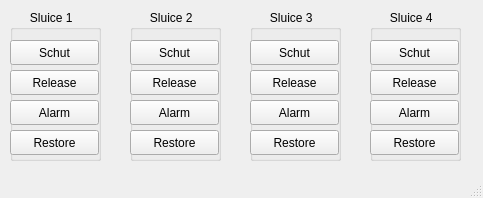
<?xml version="1.0" encoding="UTF-8"?>
<ui version="4.0">
 <class>MainWindow</class>
 <widget class="QMainWindow" name="MainWindow">
  <property name="geometry">
   <rect>
    <x>0</x>
    <y>0</y>
    <width>483</width>
    <height>198</height>
   </rect>
  </property>
  <property name="windowTitle">
   <string>MainWindow</string>
  </property>
  <widget class="QWidget" name="centralwidget">
   <widget class="QGroupBox" name="Sluice3">
    <property name="geometry">
     <rect>
      <x>250</x>
      <y>10</y>
      <width>91</width>
      <height>151</height>
     </rect>
    </property>
    <property name="title">
     <string>      Sluice 3</string>
    </property>
    <widget class="QPushButton" name="SchutBtnSluice_3">
     <property name="geometry">
      <rect>
       <x>0</x>
       <y>30</y>
       <width>89</width>
       <height>25</height>
      </rect>
     </property>
     <property name="cursor">
      <cursorShape>PointingHandCursor</cursorShape>
     </property>
     <property name="text">
      <string>Schut</string>
     </property>
    </widget>
    <widget class="QPushButton" name="ReleaseBtnSluice_3">
     <property name="geometry">
      <rect>
       <x>0</x>
       <y>60</y>
       <width>89</width>
       <height>25</height>
      </rect>
     </property>
     <property name="cursor">
      <cursorShape>PointingHandCursor</cursorShape>
     </property>
     <property name="text">
      <string>Release</string>
     </property>
    </widget>
    <widget class="QPushButton" name="AlarmBtnSluice_3">
     <property name="geometry">
      <rect>
       <x>0</x>
       <y>90</y>
       <width>89</width>
       <height>25</height>
      </rect>
     </property>
     <property name="cursor">
      <cursorShape>PointingHandCursor</cursorShape>
     </property>
     <property name="text">
      <string>Alarm</string>
     </property>
    </widget>
    <widget class="QPushButton" name="RestoreBtnSluice_3">
     <property name="geometry">
      <rect>
       <x>0</x>
       <y>120</y>
       <width>89</width>
       <height>25</height>
      </rect>
     </property>
     <property name="cursor">
      <cursorShape>PointingHandCursor</cursorShape>
     </property>
     <property name="text">
      <string>Restore</string>
     </property>
    </widget>
   </widget>
   <widget class="QGroupBox" name="Sluice1">
    <property name="geometry">
     <rect>
      <x>10</x>
      <y>10</y>
      <width>91</width>
      <height>151</height>
     </rect>
    </property>
    <property name="title">
     <string>      Sluice 1</string>
    </property>
    <widget class="QPushButton" name="SchutBtnSluice_1">
     <property name="geometry">
      <rect>
       <x>0</x>
       <y>30</y>
       <width>89</width>
       <height>25</height>
      </rect>
     </property>
     <property name="cursor">
      <cursorShape>PointingHandCursor</cursorShape>
     </property>
     <property name="text">
      <string>Schut</string>
     </property>
    </widget>
    <widget class="QPushButton" name="ReleaseBtnSluice_1">
     <property name="geometry">
      <rect>
       <x>0</x>
       <y>60</y>
       <width>89</width>
       <height>25</height>
      </rect>
     </property>
     <property name="cursor">
      <cursorShape>PointingHandCursor</cursorShape>
     </property>
     <property name="text">
      <string>Release</string>
     </property>
    </widget>
    <widget class="QPushButton" name="AlarmBtnSluice_1">
     <property name="geometry">
      <rect>
       <x>0</x>
       <y>90</y>
       <width>89</width>
       <height>25</height>
      </rect>
     </property>
     <property name="cursor">
      <cursorShape>PointingHandCursor</cursorShape>
     </property>
     <property name="text">
      <string>Alarm</string>
     </property>
    </widget>
    <widget class="QPushButton" name="RestoreBtnSluice_1">
     <property name="geometry">
      <rect>
       <x>0</x>
       <y>120</y>
       <width>89</width>
       <height>25</height>
      </rect>
     </property>
     <property name="cursor">
      <cursorShape>PointingHandCursor</cursorShape>
     </property>
     <property name="text">
      <string>Restore</string>
     </property>
    </widget>
   </widget>
   <widget class="QGroupBox" name="Sluice4">
    <property name="geometry">
     <rect>
      <x>370</x>
      <y>10</y>
      <width>91</width>
      <height>151</height>
     </rect>
    </property>
    <property name="title">
     <string>      Sluice 4</string>
    </property>
    <widget class="QPushButton" name="SchutBtnSluice_4">
     <property name="geometry">
      <rect>
       <x>0</x>
       <y>30</y>
       <width>89</width>
       <height>25</height>
      </rect>
     </property>
     <property name="cursor">
      <cursorShape>PointingHandCursor</cursorShape>
     </property>
     <property name="text">
      <string>Schut</string>
     </property>
    </widget>
    <widget class="QPushButton" name="ReleaseBtnSluice_4">
     <property name="geometry">
      <rect>
       <x>0</x>
       <y>60</y>
       <width>89</width>
       <height>25</height>
      </rect>
     </property>
     <property name="cursor">
      <cursorShape>PointingHandCursor</cursorShape>
     </property>
     <property name="text">
      <string>Release</string>
     </property>
    </widget>
    <widget class="QPushButton" name="AlarmBtnSluice_4">
     <property name="geometry">
      <rect>
       <x>0</x>
       <y>90</y>
       <width>89</width>
       <height>25</height>
      </rect>
     </property>
     <property name="cursor">
      <cursorShape>PointingHandCursor</cursorShape>
     </property>
     <property name="text">
      <string>Alarm</string>
     </property>
    </widget>
    <widget class="QPushButton" name="RestoreBtnSluice_4">
     <property name="geometry">
      <rect>
       <x>0</x>
       <y>120</y>
       <width>89</width>
       <height>25</height>
      </rect>
     </property>
     <property name="cursor">
      <cursorShape>PointingHandCursor</cursorShape>
     </property>
     <property name="text">
      <string>Restore</string>
     </property>
    </widget>
   </widget>
   <widget class="QGroupBox" name="Sluice2">
    <property name="geometry">
     <rect>
      <x>130</x>
      <y>10</y>
      <width>91</width>
      <height>151</height>
     </rect>
    </property>
    <property name="title">
     <string>      Sluice 2</string>
    </property>
    <widget class="QPushButton" name="SchutBtnSluice_2">
     <property name="geometry">
      <rect>
       <x>0</x>
       <y>30</y>
       <width>89</width>
       <height>25</height>
      </rect>
     </property>
     <property name="cursor">
      <cursorShape>PointingHandCursor</cursorShape>
     </property>
     <property name="text">
      <string>Schut</string>
     </property>
    </widget>
    <widget class="QPushButton" name="ReleaseBtnSluice_2">
     <property name="geometry">
      <rect>
       <x>0</x>
       <y>60</y>
       <width>89</width>
       <height>25</height>
      </rect>
     </property>
     <property name="cursor">
      <cursorShape>PointingHandCursor</cursorShape>
     </property>
     <property name="text">
      <string>Release</string>
     </property>
    </widget>
    <widget class="QPushButton" name="AlarmBtnSluice_2">
     <property name="geometry">
      <rect>
       <x>0</x>
       <y>90</y>
       <width>89</width>
       <height>25</height>
      </rect>
     </property>
     <property name="cursor">
      <cursorShape>PointingHandCursor</cursorShape>
     </property>
     <property name="text">
      <string>Alarm</string>
     </property>
    </widget>
    <widget class="QPushButton" name="RestoreBtnSluice_2">
     <property name="geometry">
      <rect>
       <x>0</x>
       <y>120</y>
       <width>89</width>
       <height>25</height>
      </rect>
     </property>
     <property name="cursor">
      <cursorShape>PointingHandCursor</cursorShape>
     </property>
     <property name="text">
      <string>Restore</string>
     </property>
    </widget>
   </widget>
  </widget>
  <widget class="QMenuBar" name="menubar">
   <property name="geometry">
    <rect>
     <x>0</x>
     <y>0</y>
     <width>483</width>
     <height>22</height>
    </rect>
   </property>
  </widget>
  <widget class="QStatusBar" name="statusbar"/>
 </widget>
 <resources/>
 <connections/>
</ui>
